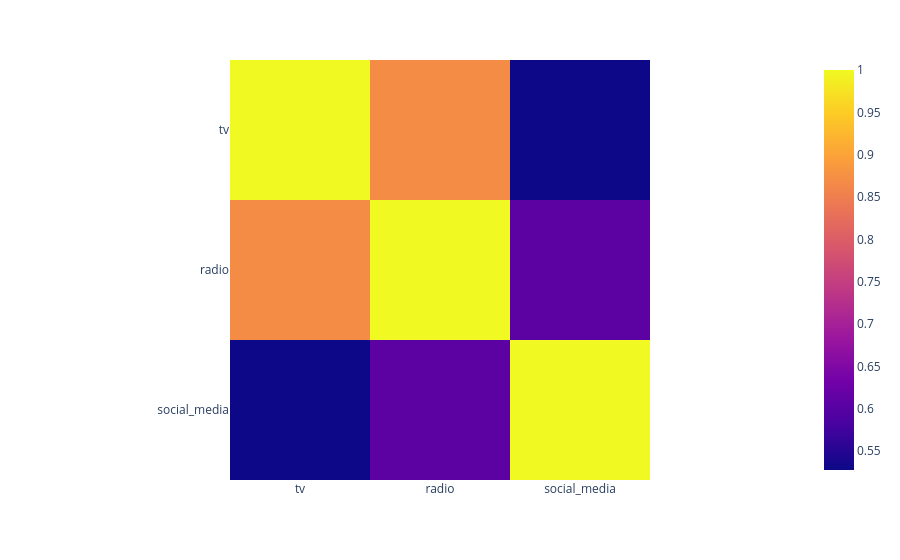

Here is the notebook cell this chart was saved with:
### Code cell
import plotly.express as px

fig = px.imshow(corr)
fig.show()

### Figure 1 — Plotly figure (JSON) as saved in the notebook; plotly's stock layout.template omitted (floating-point values rounded to 4 significant figures)
{"data": [{"coloraxis": "coloraxis", "hovertemplate": "x: %{x}<br>y: %{y}<br>color: %{z}<extra></extra>", "name": "0", "type": "heatmap", "x": ["tv", "radio", "social_media"], "xaxis": "x", "y": ["tv", "radio", "social_media"], "yaxis": "y", "z": [[1.0, 0.8692, 0.5277], [0.8692, 1.0, 0.6063], [0.5277, 0.6063, 1.0]]}], "layout": {"coloraxis": {"colorscale": [[0, "#0d0887"], [0.1111, "#46039f"], [0.2222, "#7201a8"], [0.3333, "#9c179e"], [0.4444, "#bd3786"], [0.5556, "#d8576b"], [0.6667, "#ed7953"], [0.7778, "#fb9f3a"], [0.8889, "#fdca26"], [1, "#f0f921"]]}, "margin": {"t": 60}, "xaxis": {"anchor": "y", "constrain": "domain", "domain": [0, 1], "scaleanchor": "y"}, "yaxis": {"anchor": "x", "autorange": "reversed", "constrain": "domain", "domain": [0, 1]}}}
